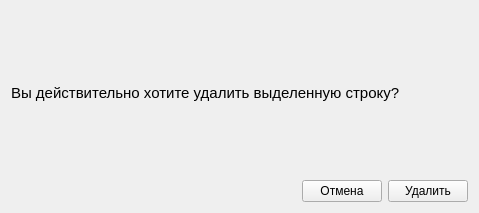
<?xml version="1.0" encoding="UTF-8"?>
<ui version="4.0">
 <class>Form</class>
 <widget class="QWidget" name="Form">
  <property name="geometry">
   <rect>
    <x>0</x>
    <y>0</y>
    <width>479</width>
    <height>213</height>
   </rect>
  </property>
  <property name="windowTitle">
   <string>Form</string>
  </property>
  <layout class="QVBoxLayout" name="verticalLayout">
   <item>
    <widget class="QLabel" name="label">
     <property name="font">
      <font>
       <pointsize>11</pointsize>
      </font>
     </property>
     <property name="text">
      <string>Вы действительно хотите удалить выделенную строку?</string>
     </property>
    </widget>
   </item>
   <item>
    <layout class="QHBoxLayout" name="horizontalLayout">
     <item>
      <spacer name="horizontalSpacer">
       <property name="orientation">
        <enum>Qt::Horizontal</enum>
       </property>
       <property name="sizeHint" stdset="0">
        <size>
         <width>40</width>
         <height>20</height>
        </size>
       </property>
      </spacer>
     </item>
     <item>
      <widget class="QPushButton" name="cancelButton">
       <property name="text">
        <string>Отмена</string>
       </property>
      </widget>
     </item>
     <item>
      <widget class="QPushButton" name="agreeButton">
       <property name="text">
        <string>Удалить</string>
       </property>
      </widget>
     </item>
    </layout>
   </item>
  </layout>
 </widget>
 <resources/>
 <connections/>
</ui>
